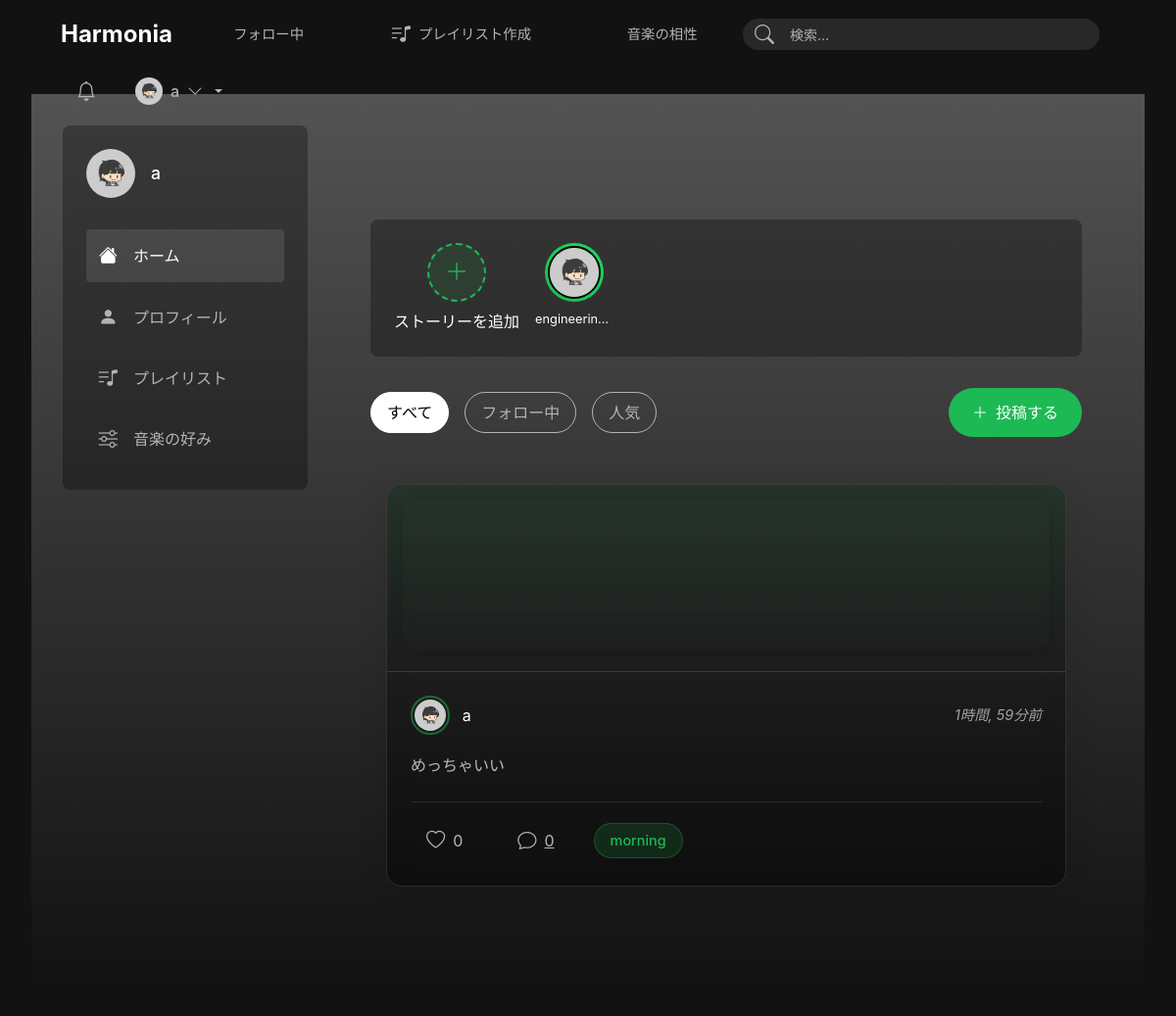
The app's page / (signed in) with its own data.
### core/models.py (models this page shows, shortened)
class Profile(models.Model):
    user = models.OneToOneField(User, on_delete=models.CASCADE)
    bio = models.TextField(max_length=500, blank=True)
    website = models.URLField(max_length=200, blank=True)
    avatar = models.ImageField(upload_to='profile_pics', default='default.jpg')
    spotify_refresh_token = models.CharField(max_length=200, blank=True, null=True)
    favorite_genres = models.JSONField(default=list, blank=True)
    favorite_artists = models.JSONField(default=list, blank=True)
    music_mood_preferences = models.JSONField(default=dict, blank=True)
    nickname = models.CharField(max_length=50, blank=True)
    following = models.ManyToManyField('self', symmetrical=False, related_name='followed_by', blank=True)
    @property
    def spotify_connected(self):
        return bool(self.spotify_refresh_token)

class MusicPost(models.Model):
    MOOD_CHOICES = [
        ('happy', '楽しい'),
        ('sad', '悲しい'),
        ('excited', 'テンション高め'),
        ('relaxed', 'リラックス'),
        ('energetic', 'エネルギッシュ'),
        ('calm', '穏やか'),
        ('romantic', 'ロマンティック'),
        ('nostalgic', 'ノスタルジック'),
    ]
    user = models.ForeignKey(User, on_delete=models.CASCADE, null=True, blank=True)
    title = models.CharField(max_length=200)
    artist = models.CharField(max_length=200)
    spotify_link = models.CharField(max_length=200)
    description = models.TextField(blank=True)
    image = models.URLField(max_length=500, null=True, blank=True)
    created_at = models.DateTimeField(auto_now_add=True)
    likes = models.ManyToManyField(User, related_name='liked_posts', blank=True)
    mood = models.CharField(max_length=50, choices=MOOD_CHOICES, blank=True)
    is_playlist_track = models.BooleanField(default=False)
    class Meta:
        ordering = ['-created_at']

### core/views.py (the view)
# urls.py: path('', views.home, name='home'),
def home(request):
    posts = MusicPost.objects.select_related('user', 'user__profile').prefetch_related('likes', 'comments').order_by('-created_at')
    active_stories = MusicStory.objects.filter(
        expires_at__gt=timezone.now()
    ).select_related('user', 'user__profile').order_by('-created_at')
    stories_by_user = {}
    for story in active_stories:
        if story.user not in stories_by_user:
            stories_by_user[story.user] = {
                'user': {
                    'username': story.user.username,
                    'avatar_url': story.user.profile.avatar.url if story.user.profile.avatar else '/static/images/default-avatar.svg',
                },
                'stories': [],
                'has_unviewed': 'false'
            }
        story_info = {
            'id': story.id,
            'track_name': story.track_name or '',
            'artist_name': story.artist_name or '',
            'album_image_url': story.album_image_url or '',
            'mood': story.mood or '',
            'mood_emoji': story.mood_emoji or '',
            'comment': story.comment or '',
            'created_at': story.created_at.isoformat(),
            'viewed': 'true' if request.user.is_authenticated and request.user in story.viewers.all() else 'false'
        }
        stories_by_user[story.user]['stories'].append(story_info)
        if request.user.is_authenticated and not story_info['viewed']:
            stories_by_user[story.user]['has_unviewed'] = 'true'
    week_ago = timezone.now() - timezone.timedelta(days=7)
    trending_posts = MusicPost.objects.filter(
        created_at__gte=week_ago
    ).annotate(
        engagement=Count('likes') + Count('comments')
    ).order_by('-engagement')[:5]
    recommended_users = []
    if request.user.is_authenticated:
        other_users = Profile.objects.exclude(
            user=request.user
        ).select_related('user')[:5]
        for profile in other_users:
            compatibility = calculate_music_compatibility(request.user.profile, profile)
            recommended_users.append({
                'user': profile.user,
                'compatibility_score': int(compatibility)
            })
        recommended_users.sort(key=lambda x: x['compatibility_score'], reverse=True)
    stories_by_user_list = []
    for user_data in stories_by_user.values():
        stories_by_user_list.append(user_data)
    context = {
        'posts': posts,
        'stories_by_user': stories_by_user_list,
        'trending_posts': trending_posts,
        'recommended_users': recommended_users[:3]  # 上位3人のみ表示
    }
    return render(request, 'core/home.html', context)

### core/templates/core/home.html (shortened to what this page needs)
{% extends 'core/base.html' %}
{% load static %}
{% block content %}
<div class="spotify-container">
    <div class="home-layout">
        <div class="sidebar">
            <div class="user-profile-mini">
                {% if user.is_authenticated %}
                    <div class="profile-header">
                        {% if user.profile.avatar %}
                            <img src="{{ user.profile.avatar.url }}" alt="{{ user.username }}" class="profile-avatar">
                        {% else %}
                            <img src="{% static 'images/default-avatar.svg' %}" alt="{{ user.username }}" class="profile-avatar">
                        {% endif %}
                        <div class="profile-info">
                            <h3>{{ user.username }}</h3>
                        </div>
                    </div>
                {% endif %}
            </div>
            <nav class="main-nav">
                <a href="{% url 'core:home' %}" class="nav-item active">
                    <i class="bi bi-house-fill"></i>
                    <span>ホーム</span>
                </a>
                {% if user.is_authenticated %}
                    <a href="{% url 'core:profile' user.username %}" class="nav-item">
                        <i class="bi bi-person-fill"></i>
                        <span>プロフィール</span>
                    </a>
                    <a href="#" class="nav-item">
                        <i class="bi bi-music-note-list"></i>
                        <span>プレイリスト</span>
                    </a>
                    <a href="{% url 'core:edit_music_taste' %}" class="nav-item">
                        <i class="bi bi-sliders"></i>
                        <span>音楽の好み</span>
                    </a>
                {% endif %}
            </nav>
        </div>
        <main class="main-content">
            <div class="stories-section">
                <div class="stories-container">
                    {% if user.is_authenticated %}
                    <div class="story-item add-story">
                        <div class="story-add-button">
                            <i class="bi bi-plus-lg"></i>
                        </div>
                        <span>ストーリーを追加</span>
                    </div>
                    {% endif %}
                    {% for user_data in stories_by_user %}
                        <div class="story-item" data-first-story-id="{{ user_data.stories.0.id }}">
                            <div class="story-avatar {% if user_data.has_unviewed %}not-viewed{% endif %}">
                                {% if user_data.user.avatar_url %}
                                    <img src="{{ user_data.user.avatar_url }}" alt="{{ user_data.user.username }}">
                                {% else %}
                                    <img src="{% static 'images/default-avatar.svg' %}" alt="{{ user_data.user.username }}">
                                {% endif %}
                            </div>
                            <span class="story-username">{{ user_data.user.username }}</span>
                        </div>
                    {% endfor %}
                </div>
            </div>
            <div class="content-header">
                <div class="feed-filters">
                    <button class="filter-button active">すべて</button>
                    <button class="filter-button">フォロー中</button>
                    <button class="filter-button">人気</button>
                </div>
                <a href="{% url 'core:create_post' %}" class="create-post-button">
                    <i class="bi bi-plus-lg"></i>
                    投稿する
                </a>
            </div>
            <div class="posts-grid">
                {% for post in posts %}
                    <div class="post-card">
                        {% if post.spotify_link %}
                            <div class="spotify-player">
                                <iframe
                                    src="https://open.spotify.com/embed/track/{{ post.spotify_link|slice:'31:' }}"
                                    width="100%"
                                    height="152"
                                    frameborder="0"
                                    allowtransparency="true"
                                    allow="encrypted-media">
                                </iframe>
                            </div>
                        {% endif %}
                        <div class="post-content">
                            <div class="post-header">
                                <a href="{% url 'core:profile' post.user.username %}" class="post-user">
                                    {% if post.user.profile.avatar %}
                                        <img src="{{ post.user.profile.avatar.url }}" alt="{{ post.user.username }}">
                                    {% else %}
                                        <img src="{% static 'images/default-avatar.svg' %}" alt="{{ post.user.username }}">
                                    {% endif %}
                                    <span>{{ post.user.username }}</span>
                                </a>
                                <span class="post-time">{{ post.created_at|timesince }}前</span>
                            </div>
                            {% if post.description %}
                                <p class="post-description">{{ post.description }}</p>
                            {% endif %}
                            <div class="post-meta">
                                <button class="like-button {% if user in post.likes.all %}liked{% endif %}" data-post-id="{{ post.id }}">
                                    <i class="bi bi-heart{% if user in post.likes.all %}-fill{% endif %}"></i>
                                    <span class="like-count">{{ post.likes.count }}</span>
                                </button>
                                <a href="{% url 'core:post_detail' post.id %}" class="comment-button">
                                    <i class="bi bi-chat"></i>
                                    <span>{{ post.comments.count }}</span>
                                </a>
                                {% if post.mood %}
                                    <span class="mood-tag">{{ post.get_mood_display }}</span>
                                {% endif %}
                            </div>
                        </div>
                    </div>
                {% empty %}
                    <div class="no-posts">
                        <i class="bi bi-music-note"></i>
                        <p>投稿がありません</p>
                    </div>
                {% endfor %}
            </div>
        </main>
    </div>
</div>
{% endblock %}

### core/templates/core/base.html (shortened to what this page needs)
{% load static %}
<!DOCTYPE html>
<html lang="ja">
<head>
    <link href="https://cdn.jsdelivr.net/npm/bootstrap@5.3.0/dist/css/bootstrap.min.css" rel="stylesheet">
    <link rel="stylesheet" href="https://cdn.jsdelivr.net/npm/bootstrap-icons@1.10.0/font/bootstrap-icons.css">
    <link rel="stylesheet" href="/static/css/style.css">
</head>
<body>
    <nav class="navbar">
        <div class="container">
            <a class="navbar-brand" href="{% url 'core:home' %}">Harmonia</a>
            <ul class="navbar-nav nav-left">
                <li class="nav-item">
                    <a class="nav-link" href="{% url 'core:following_posts' %}">フォロー中</a>
                </li>
                {% if user.is_authenticated %}
                    <li class="nav-item">
                        <a class="nav-link" href="{% url 'core:create_playlist' %}">
                            <i class="bi bi-music-note-list"></i> プレイリスト作成
                        </a>
                    </li>
                    <li class="nav-item">
                        <a class="nav-link" href="{% url 'core:music_compatibility' %}">
                             音楽の相性
                        </a>
                    </li>
                {% endif %}
            </ul>
            <form class="search-form" action="{% url 'core:search' %}" method="get">
                <i class="bi bi-search search-icon"></i>
                <input class="form-control" type="search" name="q" placeholder="検索..." aria-label="Search">
            </form>
            <div class="nav-right">
                {% if user.is_authenticated %}
                    <a class="nav-link" href="{% url 'core:notifications' %}">
                        <i class="bi bi-bell notifications-icon"></i>
                    </a>
                    <div class="user-menu dropdown">
                        <a class="dropdown-toggle" href="#" role="button" data-bs-toggle="dropdown" aria-expanded="false">
                            {% if user.profile.avatar %}
                                <img src="{{ user.profile.avatar.url }}" alt="{{ user.username }}">
                            {% else %}
                                <img src="{% static 'images/default-avatar.svg' %}" alt="{{ user.username }}">
                            {% endif %}
                            <span class="username">{{ user.username }}</span>
                            <i class="bi bi-chevron-down"></i>
                        </a>
                    </div>
                {% else %}
                    <a class="nav-link" href="{% url 'core:login' %}">ログイン</a>
                    <a class="nav-link" href="{% url 'core:register' %}">新規登録</a>
                {% endif %}
            </div>
        </div>
    </nav>
    <main>
        {% block content %}
        {% endblock %}
    </main>
</body>
</html>

### static/css/style.css (style rules this page uses)
:root { --spotify-black: #121212; --spotify-dark-gray: #181818; --spotify-light-gray: #282828; --spotify-green: #1DB954; --spotify-white: #FFFFFF; --spotify-hover: #282828; --spotify-text-secondary: #B3B3B3; }
body { background-color: var(--spotify-black); color: var(--spotify-white); font-family: -apple-system, BlinkMacSystemFont, "Segoe UI", Roboto, "Helvetica Neue", Arial, sans-serif; margin: 0; padding: 0; min-height: 100vh; }
.navbar { background-color: var(--spotify-black); padding: 0 !important; height: 64px; border-bottom: 1px solid var(--spotify-divider); position: fixed; top: 0; left: 0; width: 100%; z-index: 1000; }
.navbar .container { display: flex; align-items: center; justify-content: space-between; height: 100%; padding: 0 2rem; }
.navbar-brand { color: var(--spotify-white) !important; font-size: 1.5rem; font-weight: bold; text-decoration: none; margin-right: 2rem; }
.nav-left { display: flex; align-items: center; gap: 1rem; }
.navbar-nav { display: flex; align-items: center; flex-direction: row; list-style: none; margin: 0; padding: 0; gap: 2rem; }
.nav-item { position: relative; }
.nav-link { color: var(--spotify-text-secondary) !important; text-decoration: none; font-weight: 500; font-size: 0.9rem; transition: color 0.2s; display: flex; align-items: center; gap: 0.5rem; padding: 0.5rem 1rem; }
.search-form { position: relative; max-width: 364px; width: 100%; margin: 0 1rem; }
.search-form .form-control { width: 100%; height: 32px; background-color: var(--spotify-light-gray); border: none; border-radius: 500px; padding: 6px 48px; color: var(--spotify-white); font-size: 0.875rem; }
.search-form .search-icon { position: absolute; left: 12px; top: 50%; transform: translateY(-50%); color: var(--spotify-text-secondary); font-size: 1.25rem; }
.search-form .form-control::placeholder { color: var(--spotify-text-secondary); }
.nav-right { display: flex; align-items: center; gap: 1rem; }
.nav-right .nav-link { padding: 8px 16px; border-radius: 500px; transition: all 0.2s; }
.notifications-icon { font-size: 1.25rem; color: var(--spotify-text-secondary); }
.user-menu { position: relative; }
.user-menu .dropdown-toggle { display: flex; align-items: center; gap: 0.5rem; color: var(--spotify-text-secondary); text-decoration: none; padding: 0.5rem; border-radius: 500px; }
.user-menu img { width: 28px; height: 28px; border-radius: 50%; object-fit: cover; }
.user-menu .username { font-weight: 500; }
main { padding: 2rem; width: 100%; margin-top: 64px; }

### records on screen
MusicPost: user.profile.avatar (picture), user.username "a", created_at "1時間, 59分", description "めっちゃいい", likes.count "0", comments.count "0", mood "morning"

### other values on screen
{{ user.username }} "a"
{{ user_data.user.username }} "engineerin…"
